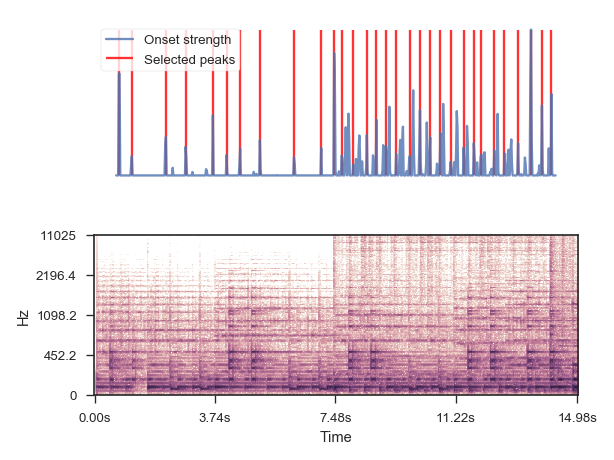

Source code (Python):
y, sr = librosa.load(librosa.util.example_audio_file(), duration=15)
onset_env = librosa.onset.onset_strength(y=y, sr=sr,
                                         hop_length=512,
                                         aggregate=np.median)
peaks = librosa.util.peak_pick(onset_env, 3, 3, 3, 5, 0.5, 10)
peaks
# array([  4,  23,  73, 102, 142, 162, 182, 211, 261, 301, 320,
# 331, 348, 368, 382, 396, 411, 431, 446, 461, 476, 491,
# 510, 525, 536, 555, 570, 590, 609, 625, 639])

import matplotlib.pyplot as plt
plt.figure()
plt.subplot(2, 1, 1)
plt.plot(onset_env[:30 * sr // 512], alpha=0.8, label='Onset strength')
plt.vlines(peaks[peaks < 30 * sr // 512], 0,
           onset_env.max(), color='r', alpha=0.8,
           label='Selected peaks')
plt.legend(frameon=True, framealpha=0.8)
plt.axis('tight')
plt.axis('off')
plt.subplot(2, 1, 2)
D = np.abs(librosa.stft(y))**2
librosa.display.specshow(librosa.logamplitude(D, ref_power=np.max),
                         y_axis='log', x_axis='time')
plt.tight_layout()
